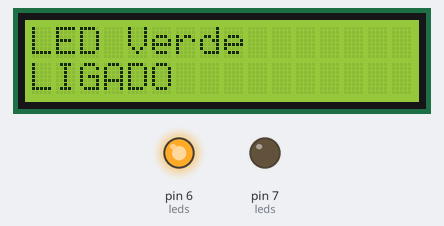
Simulated run of this sketch. Board: Arduino Uno, built with avr-gcc and run on an emulated ATmega328P. On the bench: 16×2 character LCD, output pins drawn as LEDs (lit = HIGH).

Above: at 0.1 s.
At 1.1 s:
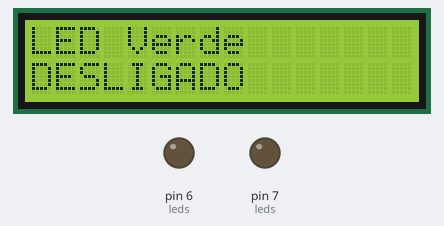
At 2.1 s:
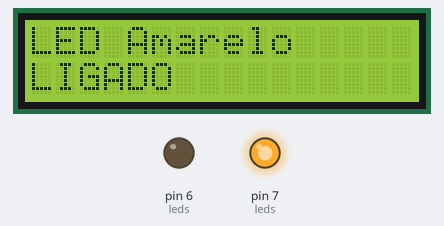
At 5.1 s:
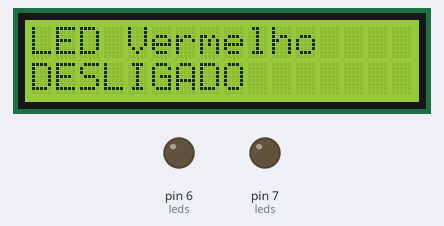
Timing chart, 0 to 40.0 s (numbered marks = the images above):
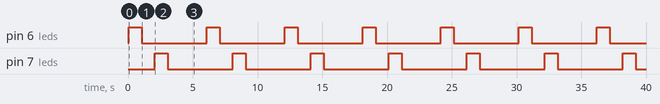

The sketch:

lcd_leds.ino
```cpp
#include <LiquidCrystal.h>
#define LED_VERDE 6
#define LED_AMARELO 7
#define LED_VERMELHO 8
// initialize the library by associating any needed LCD interface pin
// with the arduino pin number it is connected to
const int leds[] = {LED_VERDE, LED_AMARELO, LED_VERMELHO};

const int rs = 12, en = 11, d4 = 5, d5 = 4, d6 = 3, d7 = 2;
LiquidCrystal lcd(rs, en, d4, d5, d6, d7);

int currLed = 0;


void setup() {
  // set up the LCD's number of columns and rows:
  lcd.begin(16, 2);
  // Print a message to the LCD.
  lcd.print("hello, world!");
  for (int i =0; i<2; i++){
    pinMode(leds[i], OUTPUT);
    digitalWrite(leds[i], LOW);
  }
  lcd.clear();
}

void loop() {
  // set the cursor to column 0, line 1
  const char* nomesLed[] = {"Verde", "Amarelo", "Vermelho"};

  // (note: line 1 is the second row, since counting begins with 0):
  lcd.setCursor(0,0);
  lcd.print("LED ");
  lcd.print(nomesLed[currLed]);
  lcd.print("                       ");
  digitalWrite(leds[currLed], HIGH);
  lcd.setCursor(0,1);
  lcd.print("LIGADO    ");
  delay(1000);
  digitalWrite(leds[currLed], LOW);
  lcd.setCursor(0, 1);
  lcd.print("DESLIGADO    ");
  delay(1000);
  currLed = (currLed+1) % 3;
  // print the number of seconds since reset:
}
```

Measured:
- by itself, pin 6 (leds), pin 7 (leds): alternates HIGH for 1.0 s and LOW for 5.0 s
- by itself, everything shown: repeats every 6.0 s, in 6 steps
- what the display in image 1 shows lasts 1.0 s, from 1.1 s to 2.1 s
